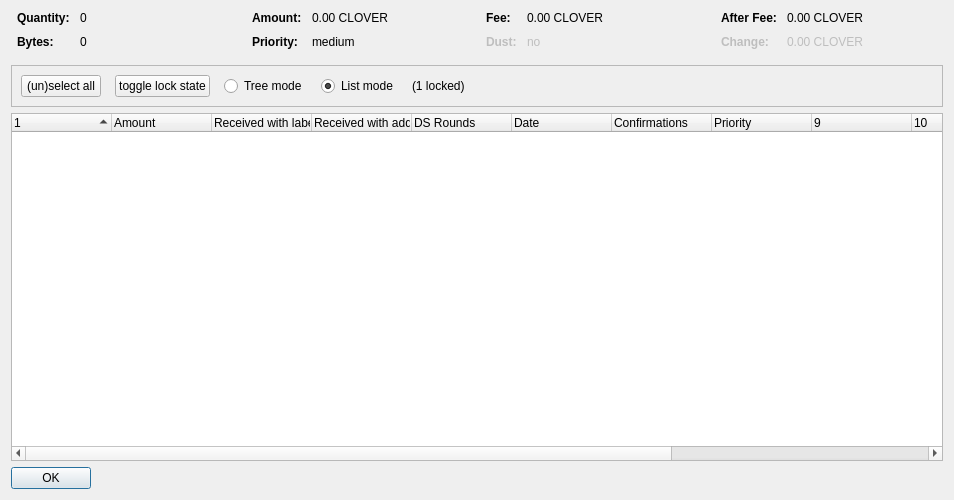
<?xml version="1.0" encoding="UTF-8"?>
<ui version="4.0">
 <class>CoinControlDialog</class>
 <widget class="QDialog" name="CoinControlDialog">
  <property name="geometry">
   <rect>
    <x>0</x>
    <y>0</y>
    <width>954</width>
    <height>500</height>
   </rect>
  </property>
  <property name="windowTitle">
   <string>Coin Selection</string>
  </property>
  <layout class="QVBoxLayout" name="verticalLayout">
   <item>
    <layout class="QHBoxLayout" name="horizontalLayoutTop" stretch="0,0,0,0">
     <property name="topMargin">
      <number>0</number>
     </property>
     <property name="bottomMargin">
      <number>10</number>
     </property>
     <item>
      <layout class="QFormLayout" name="formLayoutCoinControl1">
       <property name="horizontalSpacing">
        <number>10</number>
       </property>
       <property name="verticalSpacing">
        <number>10</number>
       </property>
       <property name="leftMargin">
        <number>6</number>
       </property>
       <property name="rightMargin">
        <number>6</number>
       </property>
       <item row="0" column="0">
        <widget class="QLabel" name="labelCoinControlQuantityText">
         <property name="font">
          <font>
           <weight>75</weight>
           <bold>true</bold>
          </font>
         </property>
         <property name="text">
          <string>Quantity:</string>
         </property>
        </widget>
       </item>
       <item row="0" column="1">
        <widget class="QLabel" name="labelCoinControlQuantity">
         <property name="cursor">
          <cursorShape>IBeamCursor</cursorShape>
         </property>
         <property name="contextMenuPolicy">
          <enum>Qt::ActionsContextMenu</enum>
         </property>
         <property name="text">
          <string notr="true">0</string>
         </property>
         <property name="textInteractionFlags">
          <set>Qt::LinksAccessibleByMouse|Qt::TextSelectableByKeyboard|Qt::TextSelectableByMouse</set>
         </property>
        </widget>
       </item>
       <item row="1" column="0">
        <widget class="QLabel" name="labelCoinControlBytesText">
         <property name="font">
          <font>
           <weight>75</weight>
           <bold>true</bold>
          </font>
         </property>
         <property name="text">
          <string>Bytes:</string>
         </property>
        </widget>
       </item>
       <item row="1" column="1">
        <widget class="QLabel" name="labelCoinControlBytes">
         <property name="cursor">
          <cursorShape>IBeamCursor</cursorShape>
         </property>
         <property name="contextMenuPolicy">
          <enum>Qt::ActionsContextMenu</enum>
         </property>
         <property name="text">
          <string notr="true">0</string>
         </property>
         <property name="textInteractionFlags">
          <set>Qt::LinksAccessibleByMouse|Qt::TextSelectableByKeyboard|Qt::TextSelectableByMouse</set>
         </property>
        </widget>
       </item>
      </layout>
     </item>
     <item>
      <layout class="QFormLayout" name="formLayoutCoinControl2">
       <property name="horizontalSpacing">
        <number>10</number>
       </property>
       <property name="verticalSpacing">
        <number>10</number>
       </property>
       <property name="leftMargin">
        <number>6</number>
       </property>
       <property name="rightMargin">
        <number>6</number>
       </property>
       <item row="0" column="0">
        <widget class="QLabel" name="labelCoinControlAmountText">
         <property name="font">
          <font>
           <weight>75</weight>
           <bold>true</bold>
          </font>
         </property>
         <property name="text">
          <string>Amount:</string>
         </property>
        </widget>
       </item>
       <item row="0" column="1">
        <widget class="QLabel" name="labelCoinControlAmount">
         <property name="cursor">
          <cursorShape>IBeamCursor</cursorShape>
         </property>
         <property name="contextMenuPolicy">
          <enum>Qt::ActionsContextMenu</enum>
         </property>
         <property name="text">
          <string notr="true">0.00 CLOVER</string>
         </property>
         <property name="textInteractionFlags">
          <set>Qt::LinksAccessibleByMouse|Qt::TextSelectableByKeyboard|Qt::TextSelectableByMouse</set>
         </property>
        </widget>
       </item>
       <item row="1" column="0">
        <widget class="QLabel" name="labelCoinControlPriorityText">
         <property name="font">
          <font>
           <weight>75</weight>
           <bold>true</bold>
          </font>
         </property>
         <property name="text">
          <string>Priority:</string>
         </property>
        </widget>
       </item>
       <item row="1" column="1">
        <widget class="QLabel" name="labelCoinControlPriority">
         <property name="cursor">
          <cursorShape>IBeamCursor</cursorShape>
         </property>
         <property name="contextMenuPolicy">
          <enum>Qt::ActionsContextMenu</enum>
         </property>
         <property name="text">
          <string>medium</string>
         </property>
         <property name="textInteractionFlags">
          <set>Qt::LinksAccessibleByMouse|Qt::TextSelectableByKeyboard|Qt::TextSelectableByMouse</set>
         </property>
        </widget>
       </item>
      </layout>
     </item>
     <item>
      <layout class="QFormLayout" name="formLayoutCoinControl3">
       <property name="horizontalSpacing">
        <number>10</number>
       </property>
       <property name="verticalSpacing">
        <number>10</number>
       </property>
       <property name="leftMargin">
        <number>6</number>
       </property>
       <property name="rightMargin">
        <number>6</number>
       </property>
       <item row="0" column="0">
        <widget class="QLabel" name="labelCoinControlFeeText">
         <property name="font">
          <font>
           <weight>75</weight>
           <bold>true</bold>
          </font>
         </property>
         <property name="text">
          <string>Fee:</string>
         </property>
        </widget>
       </item>
       <item row="0" column="1">
        <widget class="QLabel" name="labelCoinControlFee">
         <property name="cursor">
          <cursorShape>IBeamCursor</cursorShape>
         </property>
         <property name="contextMenuPolicy">
          <enum>Qt::ActionsContextMenu</enum>
         </property>
         <property name="text">
          <string notr="true">0.00 CLOVER</string>
         </property>
         <property name="textInteractionFlags">
          <set>Qt::LinksAccessibleByMouse|Qt::TextSelectableByKeyboard|Qt::TextSelectableByMouse</set>
         </property>
        </widget>
       </item>
       <item row="1" column="0">
        <widget class="QLabel" name="labelCoinControlLowOutputText">
         <property name="enabled">
          <bool>false</bool>
         </property>
         <property name="font">
          <font>
           <weight>75</weight>
           <bold>true</bold>
          </font>
         </property>
         <property name="text">
          <string>Dust:</string>
         </property>
        </widget>
       </item>
       <item row="1" column="1">
        <widget class="QLabel" name="labelCoinControlLowOutput">
         <property name="enabled">
          <bool>false</bool>
         </property>
         <property name="cursor">
          <cursorShape>IBeamCursor</cursorShape>
         </property>
         <property name="contextMenuPolicy">
          <enum>Qt::ActionsContextMenu</enum>
         </property>
         <property name="text">
          <string>no</string>
         </property>
         <property name="textInteractionFlags">
          <set>Qt::LinksAccessibleByMouse|Qt::TextSelectableByKeyboard|Qt::TextSelectableByMouse</set>
         </property>
        </widget>
       </item>
      </layout>
     </item>
     <item>
      <layout class="QFormLayout" name="formLayoutCoinControl4">
       <property name="horizontalSpacing">
        <number>10</number>
       </property>
       <property name="verticalSpacing">
        <number>10</number>
       </property>
       <property name="leftMargin">
        <number>6</number>
       </property>
       <property name="rightMargin">
        <number>6</number>
       </property>
       <item row="0" column="0">
        <widget class="QLabel" name="labelCoinControlAfterFeeText">
         <property name="font">
          <font>
           <weight>75</weight>
           <bold>true</bold>
          </font>
         </property>
         <property name="text">
          <string>After Fee:</string>
         </property>
        </widget>
       </item>
       <item row="0" column="1">
        <widget class="QLabel" name="labelCoinControlAfterFee">
         <property name="cursor">
          <cursorShape>IBeamCursor</cursorShape>
         </property>
         <property name="contextMenuPolicy">
          <enum>Qt::ActionsContextMenu</enum>
         </property>
         <property name="text">
          <string notr="true">0.00 CLOVER</string>
         </property>
         <property name="textInteractionFlags">
          <set>Qt::LinksAccessibleByMouse|Qt::TextSelectableByKeyboard|Qt::TextSelectableByMouse</set>
         </property>
        </widget>
       </item>
       <item row="1" column="0">
        <widget class="QLabel" name="labelCoinControlChangeText">
         <property name="enabled">
          <bool>false</bool>
         </property>
         <property name="font">
          <font>
           <weight>75</weight>
           <bold>true</bold>
          </font>
         </property>
         <property name="text">
          <string>Change:</string>
         </property>
        </widget>
       </item>
       <item row="1" column="1">
        <widget class="QLabel" name="labelCoinControlChange">
         <property name="enabled">
          <bool>false</bool>
         </property>
         <property name="cursor">
          <cursorShape>IBeamCursor</cursorShape>
         </property>
         <property name="contextMenuPolicy">
          <enum>Qt::ActionsContextMenu</enum>
         </property>
         <property name="text">
          <string notr="true">0.00 CLOVER</string>
         </property>
         <property name="textInteractionFlags">
          <set>Qt::LinksAccessibleByMouse|Qt::TextSelectableByKeyboard|Qt::TextSelectableByMouse</set>
         </property>
        </widget>
       </item>
      </layout>
     </item>
    </layout>
   </item>
   <item>
    <widget class="QFrame" name="frame">
     <property name="minimumSize">
      <size>
       <width>0</width>
       <height>40</height>
      </size>
     </property>
     <property name="frameShape">
      <enum>QFrame::StyledPanel</enum>
     </property>
     <property name="frameShadow">
      <enum>QFrame::Sunken</enum>
     </property>
     <layout class="QHBoxLayout" name="horizontalLayout">
      <item>
       <layout class="QHBoxLayout" name="horizontalLayoutPanel" stretch="0,0,0,0,0,0">
        <property name="spacing">
         <number>14</number>
        </property>
        <item>
         <widget class="QPushButton" name="pushButtonSelectAll">
          <property name="sizePolicy">
           <sizepolicy hsizetype="Maximum" vsizetype="Fixed">
            <horstretch>0</horstretch>
            <verstretch>0</verstretch>
           </sizepolicy>
          </property>
          <property name="text">
           <string>(un)select all</string>
          </property>
          <property name="autoDefault">
           <bool>false</bool>
          </property>
         </widget>
        </item>
        <item>
         <widget class="QPushButton" name="pushButtonToggleLock">
          <property name="sizePolicy">
           <sizepolicy hsizetype="Maximum" vsizetype="Fixed">
            <horstretch>0</horstretch>
            <verstretch>0</verstretch>
           </sizepolicy>
          </property>
          <property name="text">
           <string>toggle lock state</string>
          </property>
          <property name="autoDefault">
           <bool>false</bool>
          </property>
         </widget>
        </item>
        <item>
         <widget class="QRadioButton" name="radioTreeMode">
          <property name="sizePolicy">
           <sizepolicy hsizetype="Maximum" vsizetype="Fixed">
            <horstretch>0</horstretch>
            <verstretch>0</verstretch>
           </sizepolicy>
          </property>
          <property name="text">
           <string>Tree mode</string>
          </property>
         </widget>
        </item>
        <item>
         <widget class="QRadioButton" name="radioListMode">
          <property name="sizePolicy">
           <sizepolicy hsizetype="Maximum" vsizetype="Fixed">
            <horstretch>0</horstretch>
            <verstretch>0</verstretch>
           </sizepolicy>
          </property>
          <property name="text">
           <string>List mode</string>
          </property>
          <property name="checked">
           <bool>true</bool>
          </property>
         </widget>
        </item>
        <item>
         <widget class="QLabel" name="labelLocked">
          <property name="text">
           <string>(1 locked)</string>
          </property>
         </widget>
        </item>
        <item>
         <spacer name="horizontalSpacer">
          <property name="orientation">
           <enum>Qt::Horizontal</enum>
          </property>
          <property name="sizeHint" stdset="0">
           <size>
            <width>40</width>
            <height>20</height>
           </size>
          </property>
         </spacer>
        </item>
       </layout>
      </item>
     </layout>
    </widget>
   </item>
   <item>
    <widget class="CoinControlTreeWidget" name="treeWidget">
     <property name="contextMenuPolicy">
      <enum>Qt::CustomContextMenu</enum>
     </property>
     <property name="sortingEnabled">
      <bool>false</bool>
     </property>
     <property name="columnCount">
      <number>13</number>
     </property>
     <attribute name="headerShowSortIndicator" stdset="0">
      <bool>true</bool>
     </attribute>
     <attribute name="headerStretchLastSection">
      <bool>false</bool>
     </attribute>
     <column>
      <property name="text">
       <string/>
      </property>
     </column>
     <column>
      <property name="text">
       <string>Amount</string>
      </property>
     </column>
     <column>
      <property name="text">
       <string>Received with label</string>
      </property>
     </column>
     <column>
      <property name="text">
       <string>Received with address</string>
      </property>
     </column>
     <column>
      <property name="text">
       <string>DS Rounds</string>
      </property>
     </column>
     <column>
      <property name="text">
       <string>Date</string>
      </property>
     </column>
     <column>
      <property name="text">
       <string>Confirmations</string>
      </property>
      <property name="toolTip">
       <string>Confirmed</string>
      </property>
     </column>
     <column>
      <property name="text">
       <string>Priority</string>
      </property>
     </column>
     <column>
      <property name="text">
       <string/>
      </property>
     </column>
     <column>
      <property name="text">
       <string/>
      </property>
     </column>
     <column>
      <property name="text">
       <string/>
      </property>
     </column>
     <column>
      <property name="text">
       <string/>
      </property>
     </column>
     <column>
      <property name="text">
       <string/>
      </property>
     </column>
    </widget>
   </item>
   <item>
    <widget class="QDialogButtonBox" name="buttonBox">
     <property name="sizePolicy">
      <sizepolicy hsizetype="Maximum" vsizetype="Fixed">
       <horstretch>0</horstretch>
       <verstretch>0</verstretch>
      </sizepolicy>
     </property>
     <property name="orientation">
      <enum>Qt::Horizontal</enum>
     </property>
     <property name="standardButtons">
      <set>QDialogButtonBox::Ok</set>
     </property>
    </widget>
   </item>
  </layout>
 </widget>
 <customwidgets>
  <customwidget>
   <class>CoinControlTreeWidget</class>
   <extends>QTreeWidget</extends>
   <header>coincontroltreewidget.h</header>
  </customwidget>
 </customwidgets>
 <resources/>
 <connections/>
</ui>
